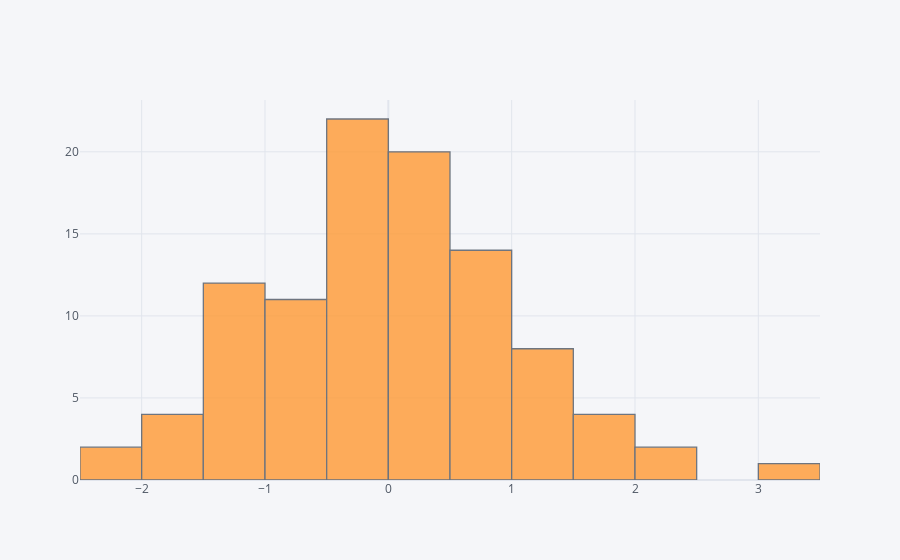

Notebook cell for this chart:
### Markdown cell above
## histogram

### Code cell
df['A'].iplot(kind='hist',bins=25)

### Figure 1 — Plotly figure (JSON) as saved in the notebook; plotly's stock layout.template omitted (floating-point values rounded to 4 significant figures)
{"data": [{"histfunc": "count", "histnorm": "", "marker": {"color": "rgba(255, 153, 51, 1.0)", "line": {"color": "#4D5663", "width": 1.3}}, "name": "A", "nbinsx": 25, "opacity": 0.8, "orientation": "v", "type": "histogram", "x": [-1.133, 0.4396, 1.292, -0.06248, -0.3303, -0.2534, -0.2944, 1.557, 0.6371, 1.377, -0.3111, 0.44, -1.454, -1.642, 0.8726, 0.9484, -0.4265, -0.9299, 0.05429, 0.01731, -1.578, -0.312, 0.1737, -1.042, -0.6281, -1.113, -1.236, -0.08787, 1.058, 1.076, -0.2313, -1.361, 1.369, 0.4303, 0.1225, 1.127, 0.1832, 0.3039, -0.6295, -0.4824, -0.718, -1.056, -1.309, -0.5814, -0.1618, -1.572, 0.695, -0.8315, -0.1236, -0.8329, 0.1727, 1.244, 0.9702, 0.3075, 0.06161, -0.1733, -0.2728, 0.8607, -0.8747, 0.1704, -0.2922, 1.716, -1.426, 0.308, 0.254, -0.2438, -0.06567, -0.3574, 0.895, 0.5999, 1.967, 0.4636, -1.758, -0.4746, 0.628, 2.337, -0.3021, 0.5324, -2.277, 0.7441, 0.4551, -2.393, 1.895, 0.9296, 2.354, -0.07836, -1.453, -0.4707, -0.9297, -0.5233, 1.159, 0.5982, 0.1466, -1.031, 0.387, -0.9584, 0.4629, 3.05, 0.6309, -1.461]}], "layout": {"barmode": "overlay", "legend": {"bgcolor": "#F5F6F9", "font": {"color": "#4D5663"}}, "paper_bgcolor": "#F5F6F9", "plot_bgcolor": "#F5F6F9", "title": {"font": {"color": "#4D5663"}}, "xaxis": {"gridcolor": "#E1E5ED", "showgrid": true, "tickfont": {"color": "#4D5663"}, "title": {"font": {"color": "#4D5663"}, "text": ""}, "zerolinecolor": "#E1E5ED"}, "yaxis": {"gridcolor": "#E1E5ED", "showgrid": true, "tickfont": {"color": "#4D5663"}, "title": {"font": {"color": "#4D5663"}, "text": ""}, "zerolinecolor": "#E1E5ED"}}}
